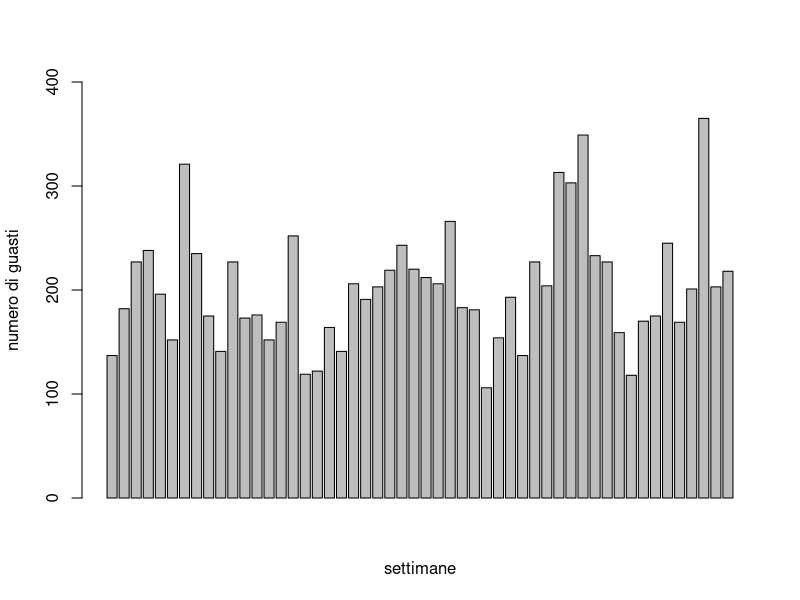
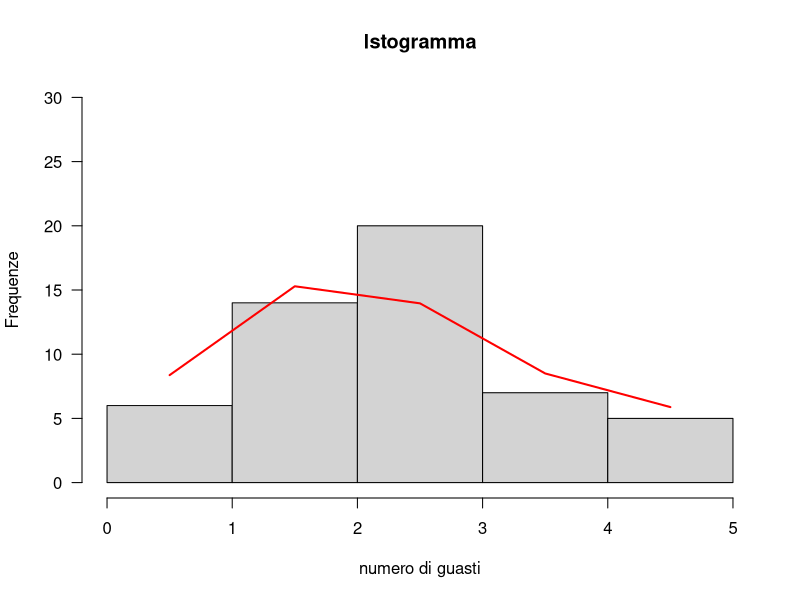

The R source for these figures, in order:
library("readxl")
#carichiamo il dataset 
datimiei<-as.data.frame(read_excel("dataset_completo.xlsx",sheet = 3))

#calcoliamo la lunghezza del campione
n<-nrow(datimiei)
n

#calcoliamo gli indici di posizione e dispersione
summary(datimiei$`numero guasti`)
var(datimiei$`numero guasti`)
sd(datimiei$`numero guasti`)

#grafico frequenze assolute per ogni settimana
barplot(datimiei$`numero guasti`,xlab = "settimane",ylab = "numero di guasti",ylim = c(0,400))

#EFFETTUO UNA TRASFORMAZIONE LOGARITMICA
c<-3.853
trasformazione_dati<-trunc(c*log(datimiei$`numero guasti`+1))
datimiei2<-trasformazione_dati-min(trasformazione_dati)
datimiei2

#calcolo le frequenze assolute del numero di guasti
frequenze<-table(datimiei2)
frequenze


massimo<-max(datimiei2)
freqosservate<-table(cut(datimiei2,breaks = c(0:(massimo+1)),right=FALSE))
freqosservate

#stima del parametro lambda che coincide con la media campionaria
lambda<-mean(datimiei2)
lambda

# TEST DI ADATTAMENTO - DISTRIBUZIONE DI POISSON
#calcolo distribuzione teorica
distrpois<-c(dpois(0:(massimo-1),lambda,log = FALSE),1-sum(dpois(0:(massimo-1),lambda,log = FALSE)))
round(distrpois,digits = 4)
sum(round(distrpois,digits = 4))

#calcolo frequenze attese
freqattese<-round(n*distrpois,digits = 2)
freqattese
#nota che la condizione n*pigreco >=5 è soddisfatta


#calcolo valore della statistica chi quadrato
chisquare<-round(sum((freqosservate-freqattese)^2/freqattese),digits = 2)
chisquare

#calcolo valore critico
alfa<-0.05
gradilib<-(length(freqosservate)-1-1)
valorecritico<-qchisq(1-alfa,df=gradilib)
valorecritico

#decisione del test
if(chisquare>=valorecritico){print("Rifiuto H0")}else{print("Accetto H0")}

#istogramma
hist(datimiei2,right = FALSE,breaks = seq(0,length(freqosservate),1),xlab = "numero di guasti",las=1,main = "Istogramma",ylab="Frequenze",yaxt="n",ylim = c(0,30))
axis(2,at=seq(0,30,by=5),las=2)
lines(freqattese~c(0:4+0.5),lwd=2,col="red")

